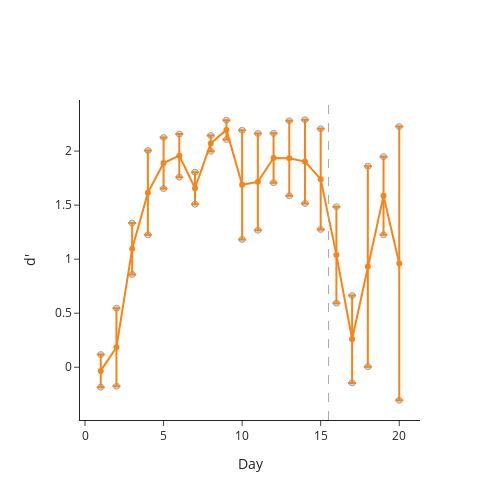

Here is the notebook cell this chart was saved with:
### Code cell
## d' across days
dprime_df = pd.DataFrame()
for experiment in experiment_pc:
    for mouse in experiment_pc[experiment]:
        if mouse == 'mc_EEG2_01':
            next
        else:
            df = pd.DataFrame(experiment_sdt[experiment][mouse]).T
            d = []
            for idx in np.arange(0, len(df['dprime'])):
                d.append(np.nanmean(df['dprime'][idx]))
            dprime = pd.DataFrame(d).rename(columns={0: 'dprime'})
            dprime.insert(0, 'mouse', mouse)
            dprime.insert(1, 'day', [x for x in np.arange(1, 21)])
            dprime_df = pd.concat([dprime_df, dprime], axis=0, ignore_index=True)

fig = pf.plot_behavior_across_days(dprime_df, x_var='day', y_var='dprime', groupby_var=['day'], titles=[''], plot_transitions=[15.5],
                                   x_title='Day', y_title="d'", template='simple_white', avg_color=colors[0])
fig.show()

### Figure 1 — Plotly figure (JSON) as saved in the notebook; plotly's stock layout.template omitted (floating-point values rounded to 4 significant figures)
{"data": [{"marker": {"color": "rgb(179,179,179)", "line": {"width": 1}}, "mode": "markers", "name": "mc13", "opacity": 0.5, "type": "scatter", "x": [1, 2, 3, 4, 5, 6, 7, 8, 9, 10, 11, 12, 13, 14, 15, 16, 17, 18, 19, 20], "y": [0.1173, -0.1756, 1.334, 2.005, 1.653, 2.157, 1.508, 2.144, 2.285, 2.192, 2.163, 2.164, 2.281, 2.29, 2.206, 1.485, 0.6632, 1.86, 1.949, 2.227]}, {"marker": {"color": "rgb(179,179,179)", "line": {"width": 1}}, "mode": "markers", "name": "mc14", "opacity": 0.5, "type": "scatter", "x": [1, 2, 3, 4, 5, 6, 7, 8, 9, 10, 11, 12, 13, 14, 15, 16, 17, 18, 19, 20], "y": [-0.1847, 0.5461, 0.8585, 1.225, 2.126, 1.759, 1.805, 1.998, 2.107, 1.183, 1.267, 1.707, 1.586, 1.516, 1.275, 0.5933, -0.1447, 0.005611, 1.225, -0.3052]}, {"error_y": {"array": [0.151, 0.3609, 0.238, 0.3899, 0.2364, 0.1992, 0.1484, 0.07326, 0.08939, 0.5047, 0.4479, 0.2287, 0.3473, 0.3871, 0.4651, 0.446, 0.404, 0.9273, 0.3618, 1.266], "type": "data"}, "line": {"color": "#F58518"}, "mode": "lines+markers", "type": "scatter", "x": [1, 2, 3, 4, 5, 6, 7, 8, 9, 10, 11, 12, 13, 14, 15, 16, 17, 18, 19, 20], "y": [-0.03368, 0.1853, 1.096, 1.615, 1.889, 1.958, 1.656, 2.071, 2.196, 1.688, 1.715, 1.935, 1.933, 1.903, 1.74, 1.039, 0.2593, 0.9329, 1.587, 0.9608]}], "layout": {"height": 500, "shapes": [{"line": {"color": "darkgrey", "dash": "dash", "width": 1}, "opacity": 1, "type": "line", "x0": 15.5, "x1": 15.5, "xref": "x", "y0": 0, "y1": 1, "yref": "y domain"}], "showlegend": false, "title": {"x": 0.5, "xanchor": "center", "y": 0.9, "yanchor": "top"}, "width": 500, "xaxis": {"anchor": "y", "domain": [0, 1], "title": {"text": "Day"}}, "yaxis": {"anchor": "x", "domain": [0, 1], "title": {"text": "d'"}}}}
